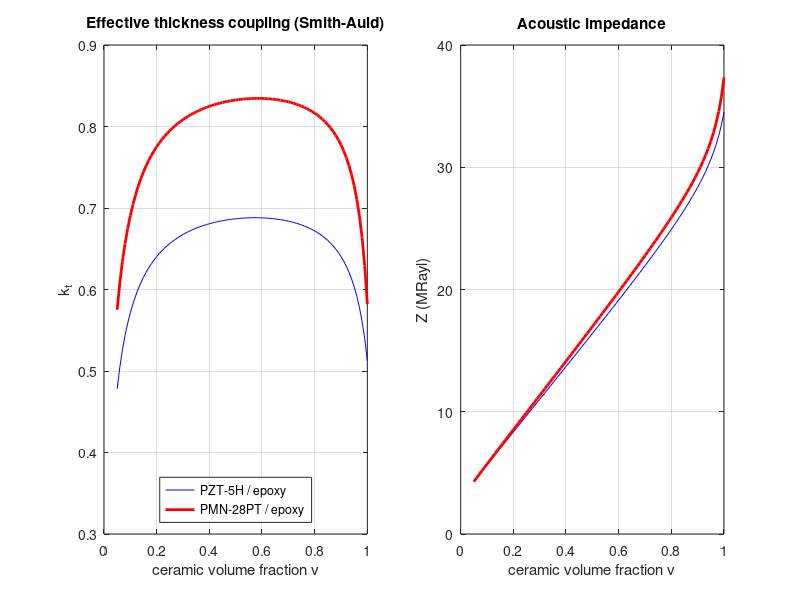

Reproduce this figure in MATLAB.
%% m18_composite_effective_properties.m
% 1-3 piezocomposites: Smith-Auld effective thickness-mode properties for
% PZT-5H pillars and PMN-28PT single-crystal pillars in the same soft epoxy.
%
% What it shows: kt, Z, v and clamped permittivity versus ceramic volume fraction,
%   the plateau of kt near nu = 0.4-0.7, and how much a crystal pillar adds.
% What to change: polymer (vL, vS, rho), pillar constants, f0 for the thickness table.
% Constants: PZT-5H as in Module 16 (c11E 12.6, c12E 7.95, c13E 8.41, c33E 11.7 x1e10 N/m^2,
%   e31 -6.5, e33 23.3 C/m^2, eps33S 1470, rho 7500); PMN-28PT from Kim, Joh & Roh,
%   Sensors and Materials 25 (2013) 539 (c11E 14.7, c12E 13.1, c13E 11.4, c33E 11.4,
%   e31 -6.88, e33 21.4, eps33S 885, rho 8084). Soft epoxy vL 2500, vS 1100 m/s, rho 1150.
% Expected output: nu = 1: kt 0.513 / 0.582, Z 34.5 / 37.3 MRayl;
%   nu = 0.5: kt 0.687 / 0.833, Z 16.4 / 17.0 MRayl.
% Runtime: < 1 s.
clear; close all; rng(1);
e0 = 8.854e-12;
pz = [12.6e10 7.95e10 8.41e10 11.7e10 -6.5 23.3 1470 7500];   % c11 c12 c13 c33 e31 e33 epsS rho
pm = [14.7e10 13.1e10 11.4e10 11.4e10 -6.88 21.4 885 8084];
rp = 1150; vL = 2500; vS = 1100; er_p = 4;
p11 = rp*vL^2; p44 = rp*vS^2; p12 = p11 - 2*p44;

nus = linspace(0.05, 1, 96);
out = zeros(2, numel(nus), 4);
mats = {pz, pm};
for m = 1:2
  c = mats{m};
  for i = 1:numel(nus)
    nu = nus(i);
    Dn  = nu*(p11 + p12) + (1-nu)*(c(1) + c(2));
    c33E = nu*(c(4) - 2*(1-nu)*(c(3) - p12)^2/Dn) + (1-nu)*p11;
    e33 = nu*(c(6) - 2*(1-nu)*c(5)*(c(3) - p12)/Dn);
    eS  = nu*(c(7)*e0 + 2*(1-nu)*c(5)^2/Dn) + (1-nu)*er_p*e0;
    c33D = c33E + e33^2/eS; rho = nu*c(8) + (1-nu)*rp;
    v = sqrt(c33D/rho);
    out(m,i,:) = [sqrt(e33^2/(c33D*eS)), rho*v/1e6, v, eS/e0];
  end
end
fprintf('%5s | %18s | %18s\n', 'nu', 'PZT-5H: kt  Z  epsS', 'PMN-28PT: kt  Z  epsS');
for nu = [1 0.7 0.6 0.5 0.4 0.3 0.2]
  [~, i] = min(abs(nus - nu));
  fprintf('%5.2f | %5.3f %5.1f %6.0f | %5.3f %5.1f %6.0f\n', nus(i), out(1,i,1), out(1,i,2), out(1,i,4), out(2,i,1), out(2,i,2), out(2,i,4));
end
f0 = 5e6; [~, i] = min(abs(nus - 0.5));
fprintf('At nu = 0.5, f0 = 5 MHz: half-wave thickness %.0f um (PZT) and %.0f um (PMN-PT); pillar width <= 0.5 t: %.0f um\n', ...
  out(1,i,3)/(2*f0)*1e6, out(2,i,3)/(2*f0)*1e6, 0.5*out(2,i,3)/(2*f0)*1e6);

figure('Position', [80 80 1000 380]);
subplot(1,2,1); plot(nus, squeeze(out(1,:,1)), 'b-', nus, squeeze(out(2,:,1)), 'r-', 'LineWidth', 2); grid on;
xlabel('ceramic volume fraction \nu'); ylabel('k_t'); legend('PZT-5H / epoxy', 'PMN-28PT / epoxy', 'Location', 'south'); ylim([0.3 0.9]);
title('Effective thickness coupling (Smith-Auld)');
subplot(1,2,2); plot(nus, squeeze(out(1,:,2)), 'b-', nus, squeeze(out(2,:,2)), 'r-', 'LineWidth', 2); grid on;
xlabel('ceramic volume fraction \nu'); ylabel('Z (MRayl)'); title('Acoustic impedance');
